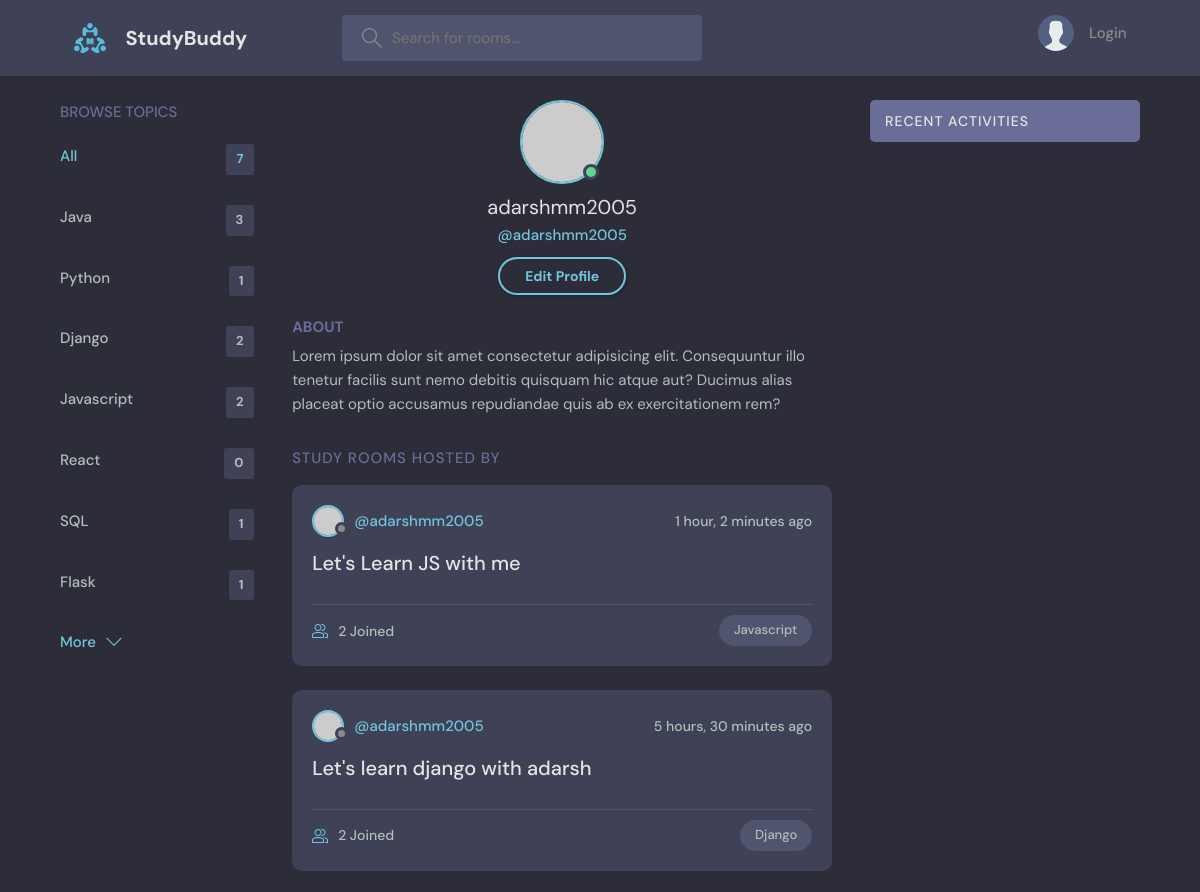
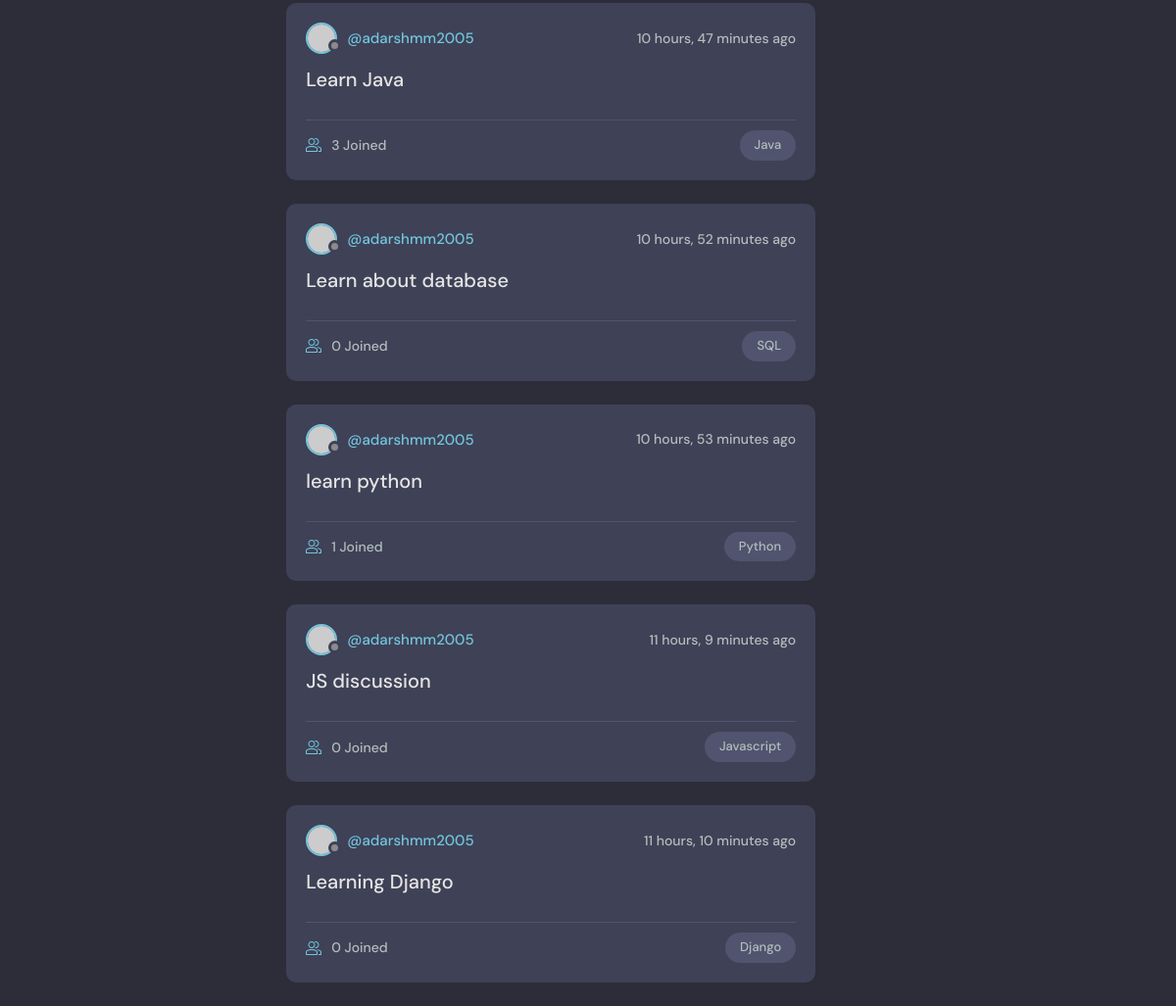
Page /profile/1/ on the committed database (2 pictures, top to bottom).
### firstapp/models.py (models this page shows, shortened)
class Topic(models.Model):
    name=models.CharField(max_length=150,null=True)
    def __str__(self) :
        return self.name

class Room(models.Model):
    topic=models.ForeignKey(Topic,on_delete=models.SET_NULL,null=True)
    host=models.ForeignKey(User, on_delete=models.SET_NULL,null=True)
    name=models.CharField(max_length=50,editable=True)
    participants=models.ManyToManyField(User,related_name='participants',blank=True)
    description=models.TextField(null=True,blank=True)
    update=models.DateTimeField(auto_now=True)
    created=models.DateTimeField(auto_now_add=True)
    class Meta:
        ordering=[ '-created','-update']

### firstapp/views.py (the view)
# urls.py: path('profile/<str:pk>/',views.profile, name='user-profile'),
def profile(request,pk):
    user=User.objects.get(id=pk)
    rooms=user.room_set.all()
    comments=user.message_set.all()
    topic=Topic.objects.all()
    context={'rooms':rooms,'comments':comments,'topics':topic,'custom':user}
    return render(request, 'firstapp/profile.html',context)

### firstapp/templates/firstapp/profile.html
{% extends 'main.html' %}
{% block content %}
  <main class="profile-page layout layout--3">
    <div class="container">
      {% include 'firstapp/topics_component.html' %}
      <div class="roomList">
        <div class="profile">
          <div class="profile__avatar">
            <div class="avatar avatar--large active">
              <img src="https://randomuser.me/api/portraits/men/37.jpg" />
            </div>
          </div>
          <div class="profile__info">
            <h3>{{custom}}</h3>
            <p>@{{custom}}</p>
            <a href="{% url 'edit-user' %}" class="btn btn--main btn--pill">Edit Profile</a>
          </div>
          <div class="profile__about">
            <h3>About</h3>
            <p>
              Lorem ipsum dolor sit amet consectetur adipisicing elit. Consequuntur illo tenetur
              facilis sunt nemo debitis quisquam hic atque aut? Ducimus alias placeat optio
              accusamus repudiandae quis ab ex exercitationem rem?
            </p>
          </div>
        </div>
        <div class="roomList__header">
          <div>
            <h2>Study Rooms Hosted by {{rooms.user}}</a>
            </h2>
          </div>
        </div>
        {% include 'firstapp/feed_component.html'%}
      </div>
      {% include 'firstapp/activity_component.html' %}
    </div>
  </main>
  {% endblock content%}

### firstapp/templates/firstapp/topics_component.html
<div class="topics">
    <div class="topics__header">
      <h2>Browse Topics</h2>
    </div>
    <ul class="topics__list">
      <li>
        <a href="{% url 'home'%}" class="active">All <span>{{topics.count}}</span></a>
      </li>
      {% for topic in topics%}
      <li>
        <a href="{% url 'home'%}?q={{topic.name}}">{{topic.name}}<span>{{topic.room_set.all.count}}</span></a>
      </li>
     {% endfor %}
    </ul>
    <a class="btn btn--link" href="{% url 'topics' %}">
      More
      <svg version="1.1" xmlns="http://www.w3.org/2000/svg" width="32" height="32" viewBox="0 0 32 32">
        <title>chevron-down</title>
        <path d="M16 21l-13-13h-3l16 16 16-16h-3l-13 13z"></path>
      </svg>
    </a>
  </div>

### firstapp/templates/firstapp/feed_component.html (shortened to what this page needs)
{% for r in rooms %}
          <div class="roomListRoom">
            <div class="roomListRoom__header">
              <a href="{% url 'user-profile' r.host.id %}" class="roomListRoom__author">
                <div class="avatar avatar--small">
                  <img src="https://randomuser.me/api/portraits/men/37.jpg" />
                </div>
                <span>@{{r.host.username}}</span>
              </a>
              <div class="roomListRoom__actions">
                <span>{{r.created|timesince}} ago</span>
              </div>
            </div>
            <div class="roomListRoom__content">
              <a href="{% url 'room' r.id %}">{{r.name}}</a>
            </div>
            <div class="roomListRoom__meta">
              <a href="{% url 'room' r.id %}" class="roomListRoom__joined">
                {{r.participants.all.count}} Joined
              </a>
              <p class="roomListRoom__topic">{{r.topic.name}}</p>
            </div>
          </div>
          {% endfor %}

### rows in the picture
Topic: name "Java", room_set.all.count "3"
Topic: name "Python", room_set.all.count "1"
Topic: name "Django", room_set.all.count "2"
Topic: name "Javascript", room_set.all.count "2"
Topic: name "React", room_set.all.count "0"
Topic: name "SQL", room_set.all.count "1"
Topic: name "Flask", room_set.all.count "1"
Room: host.username "adarshmm2005", created "1 hour, 2 minutes", name "Let's Learn JS with me", participants.all.count "2", topic.name "Javascript"
Room: host.username "adarshmm2005", created "5 hours, 30 minutes", name "Let's learn django with adarsh", participants.all.count "2", topic.name "Django"
Room: host.username "adarshmm2005", created "10 hours, 47 minutes", name "Learn Java", participants.all.count "3", topic.name "Java"
Room: host.username "adarshmm2005", created "10 hours, 52 minutes", name "Learn about database", participants.all.count "0", topic.name "SQL"
Room: host.username "adarshmm2005", created "10 hours, 53 minutes", name "learn python", participants.all.count "1", topic.name "Python"
Room: host.username "adarshmm2005", created "11 hours, 9 minutes", name "JS discussion", participants.all.count "0", topic.name "Javascript"
Room: host.username "adarshmm2005", created "11 hours, 10 minutes", name "Learning Django", participants.all.count "0", topic.name "Django"

### other values in the picture
{{ topics.count }} "7"
{{ custom }} "adarshmm2005"
